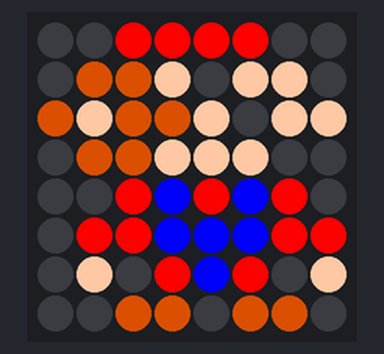
The program below on a simulated Raspberry Pi (BCM pin numbers) with a Sense HAT. On the bench: the Sense HAT's 8×8 RGB LED matrix.

Above: at 0.1 s.

The program:

mario.py
```python
from sense_hat import SenseHat

sense =SenseHat()
sense.set_rotation(0)

r=(255,0,0)
bl=(0,0,255)
br=(146,55,2)
p=(248,198,165)
bk=(11,15,14)
o=(0,0,0)


while True:
    mario = [
        o, o, r, r, r, r, o, o,
        o, br, br, p, bk, p, p, o,
        br, p, br, br, p, bk, p, p,
        o, br, br, p, p, p, o, o,
        o, o, r, bl, r, bl, r, o,
        o, r, r, bl, bl, bl, r, r,
        o, p, bk, r, bl, r, bk, p,
        o, o, br, br, bk, br, br, o
    ]
    sense.set_pixels(mario)
try:
    main()
except (KeyboardInterrupt, SystemExit):
    print('Programma sluiten')
finally:
    print('Opkuisen v/d matrix')
    sense.clear()
    sys.exit(0)
```
